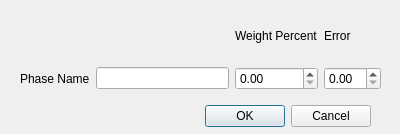
<?xml version="1.0" encoding="UTF-8"?>
<ui version="4.0">
 <class>Dialog</class>
 <widget class="QDialog" name="Dialog">
  <property name="geometry">
   <rect>
    <x>0</x>
    <y>0</y>
    <width>400</width>
    <height>134</height>
   </rect>
  </property>
  <property name="windowTitle">
   <string>Dialog</string>
  </property>
  <widget class="QDialogButtonBox" name="buttonBox">
   <property name="geometry">
    <rect>
     <x>30</x>
     <y>100</y>
     <width>341</width>
     <height>32</height>
    </rect>
   </property>
   <property name="orientation">
    <enum>Qt::Horizontal</enum>
   </property>
   <property name="standardButtons">
    <set>QDialogButtonBox::Cancel|QDialogButtonBox::Ok</set>
   </property>
  </widget>
  <widget class="QWidget" name="gridLayoutWidget">
   <property name="geometry">
    <rect>
     <x>20</x>
     <y>10</y>
     <width>361</width>
     <height>80</height>
    </rect>
   </property>
   <layout class="QGridLayout" name="gridLayout">
    <item row="2" column="0">
     <widget class="QLabel" name="phaseNameLabel">
      <property name="text">
       <string>Phase Name</string>
      </property>
     </widget>
    </item>
    <item row="1" column="2">
     <widget class="QLabel" name="wtPercentLabel">
      <property name="text">
       <string>Weight Percent</string>
      </property>
     </widget>
    </item>
    <item row="2" column="3">
     <widget class="QDoubleSpinBox" name="qxrdErrorDoubleSpinBox"/>
    </item>
    <item row="1" column="3">
     <widget class="QLabel" name="qxrdErrorLabel">
      <property name="text">
       <string>Error</string>
      </property>
     </widget>
    </item>
    <item row="2" column="2">
     <widget class="QDoubleSpinBox" name="wtPercDoubleSpinBox"/>
    </item>
    <item row="2" column="1">
     <widget class="QLineEdit" name="phaseNameLineEdit"/>
    </item>
   </layout>
  </widget>
 </widget>
 <resources/>
 <connections>
  <connection>
   <sender>buttonBox</sender>
   <signal>accepted()</signal>
   <receiver>Dialog</receiver>
   <slot>accept()</slot>
   <hints>
    <hint type="sourcelabel">
     <x>248</x>
     <y>254</y>
    </hint>
    <hint type="destinationlabel">
     <x>157</x>
     <y>274</y>
    </hint>
   </hints>
  </connection>
  <connection>
   <sender>buttonBox</sender>
   <signal>rejected()</signal>
   <receiver>Dialog</receiver>
   <slot>reject()</slot>
   <hints>
    <hint type="sourcelabel">
     <x>316</x>
     <y>260</y>
    </hint>
    <hint type="destinationlabel">
     <x>286</x>
     <y>274</y>
    </hint>
   </hints>
  </connection>
 </connections>
</ui>
